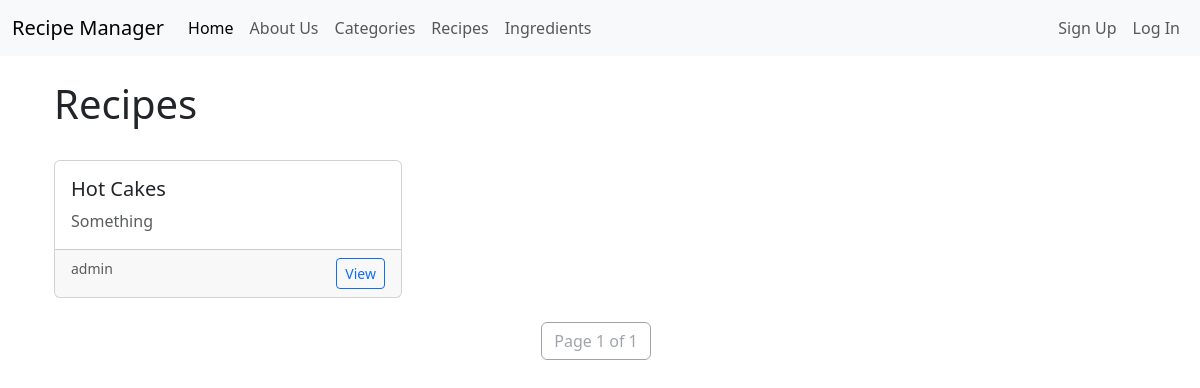
Before: /recipes/ with the older database file.
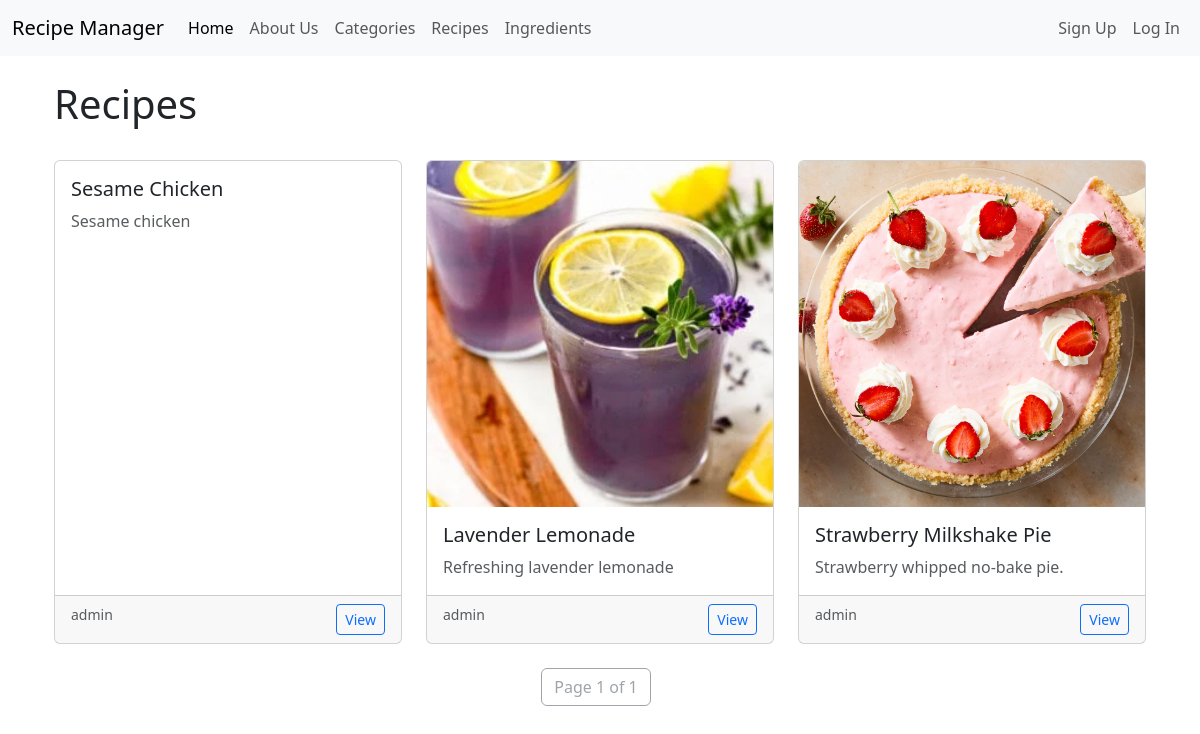
After: the same page with the newer database file.
### recipes/models.py (models this page shows, shortened)
class Recipe(models.Model):
    STATUS_CHOICES = [
        ('draft', 'Draft'),
        ('published', 'Published'),
    ]
    title = models.CharField(max_length=200)
    slug = models.SlugField(max_length=200, unique=True, blank=True)
    description = models.TextField()
    instructions = models.TextField()
    prep_time = models.PositiveBigIntegerField(help_text="Time in minutes")
    cook_time = models.PositiveBigIntegerField(help_text="Time in minutes")
    servings = models.PositiveIntegerField(default=2)
    image = models.ImageField(
        upload_to=recipe_image_path,
        blank=True,
        null=True
    )
    author = models.ForeignKey(
        User,
        on_delete=models.CASCADE,
        related_name='recipes'
    )
    category = models.ForeignKey(
        Category,
        on_delete=models.SET_NULL,
        null=True,
        blank=True,
        related_name='recipes'
    )
    ingredients = models.ManyToManyField(
        Ingredient,
        through=RecipeIngredient,
        related_name='recipes'
    )
    status = models.CharField(
        max_length=10,
        choices=STATUS_CHOICES,
        default='draft'
    )
    created_at = models.DateTimeField(auto_now_add=True)
    updated_at = models.DateTimeField(auto_now=True)
    class Meta:
        verbose_name = 'Recipe'
        verbose_name_plural = 'Recipes'
        ordering = ['-created_at']

### recipes/views.py (the view)
# urls.py: path('', RecipeListView.as_view(), name='recipes_list'),
class RecipeListView(ListView):
    model = Recipe
    template_name = 'recipes/list.html'
    context_object_name = 'recipes'
    paginate_by = 9
    def get_queryset(self):
        return Recipe.objects.filter(status='published').select_related('author', 'category')

### templates/recipes/list.html (shortened to what this page needs)
{% extends 'base.html' %}
{% block content %}
    <div class="container my-4">
        <div class="d-flex justify-content-between align-items-center mb-4">
            <h1>Recipes</h1>
        </div>
        <div class="row row-cols-1 row-cols-md-3 g-4">
            {% for item in recipes %}
                <div class="col">
                    <div class="card h-100">
                        {% if item.image %}
                            <img src="{{ item.image.url }}" class="card-img-top" alt="...">
                        {% endif %}
                        <div class="card-body">
                            <h5 class="card-title">{{ item.title }}</h5>
                            <p class="card-text text-muted">{{ item.description|truncatewords:15 }}</p>
                        </div>
                        <div class="card-footer d-flex justify-content-between">
                            <small class="text-muted">{{ item.author.username }}</small>
                            <a href="{% url 'recipes_detail' item.slug %}" class="btn btn-sm btn-outline-primary">View</a>
                        </div>
                    </div>
                </div>
                {% empty %}
                    <p class="text-muted">No recipes yet. </p>
            {% endfor %}
        </div>
    </div>
{% block footer %}
    <div class="pagination">
        <div class="btn-toolbar" role="toolbar">
            <div class="btn-group me-2" role="group">
                <span class="current btn btn-outline-secondary disabled">
                    Page {{ page_obj.number }} of {{ page_obj.paginator.num_pages }}
                </span>
            </div>
        </div>
    </div>
{% endblock footer %}
{% endblock content %}

Changed rows visible on the page:
no longer on this page (row edited): Recipe: title "Hot Cakes", description "Something", author.username "admin"
added Recipe: title "Sesame Chicken", description "Sesame chicken", author.username "admin"
added Recipe: image (picture), title "Lavender Lemonade", description "Refreshing lavender lemonade", author.username "admin"
added Recipe: image (picture), title "Strawberry Milkshake Pie", description "Strawberry whipped no-bake pie.", author.username "admin"
